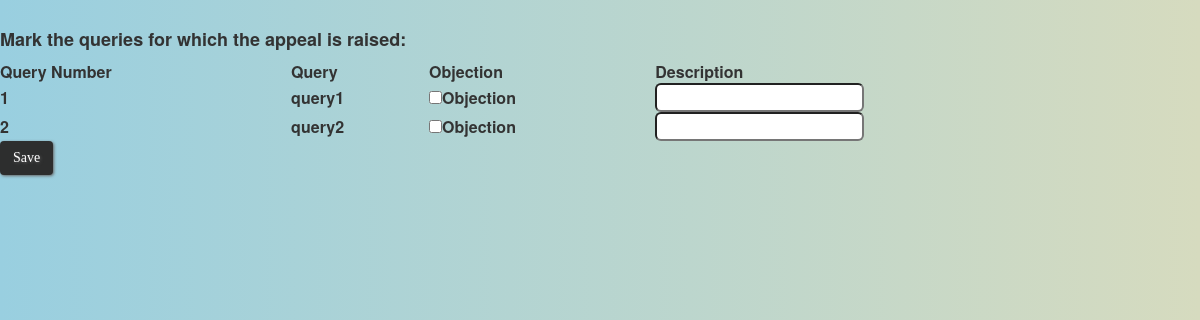
The app's page /appellant_interface/appeal_query.php?id=4 (signed in) with its own data.
### tables this page shows
CREATE TABLE `t2` (
  `id` int(11) NOT NULL,
  `q_no` int(11) NOT NULL,
  `ques` varchar(200) NOT NULL,
  `map` varchar(50) NOT NULL,
  `date_sent` date NOT NULL,
  `flag` int(11) NOT NULL
);

### appellant_interface/appeal_query.php (the view, shortened to what this page needs)
<?php
	if(!isset($_SESSION['login_access'])){
		header("location: ../errors/no_file.php");
	}
	else{
?>
		<html>
			<head>
				<link rel="stylesheet" href="../css/background.css">
				<link rel="stylesheet" href="../bootstrap/css/bootstrap.min.css">
			</head>
			<body>
				<br><h4><strong>Mark the queries for which the appeal is raised:</strong></h4>
				<?php
					$id = $_GET['id'];
					include '../db/config_database.php';
					$sq_q = "SELECT * FROM t2 WHERE id=".$id.";";
					$res_set = mysqli_query ($con, $sq_q);
					$b = mysqli_num_rows ($res_set);
				?>
				<form action="save_appeal_query.php" method=POST>
					<table width=100%>
						<tr>
							<th>Query Number</th>
							<th>Query</th>
							<th>Objection</th>
							<th id='desc'> Description </th>
						</tr>
				<?php
					while ($b != 0) {
						$obj = "obj".$b;
						$desc = "desc".$b;
						$v = mysqli_fetch_array ($res_set);
						echo "<tr>";
						echo "<th>".$v['q_no']."</th>";
						echo "<th>".$v['ques']."</th>";
				?>
						<th><input type='checkbox' id=<?php echo "checkbox".$b; ?> name=<?php echo $obj;?> onclick="checkbox_input ('<?php echo "checkbox".$b; ?>', '<?php echo "description".$b; ?>')"/>Objection</th>
						<th><input type='text' name=<?php echo $desc;?> id=<?php echo "description".$b; ?>></th>
						<?php
							echo "</tr>";
							$b--;
					}
						?>
					</table>
					<button class=btn>Save</button>
				</form>
			</body>
		</html>
<?php
	}
?>

### css/background.css (style rules this page uses)
body { font-family: Lora; background: #99cfe0; background: -moz-linear-gradient(left, #f9cfe0 0%, #d6dbbf 100%); background: -webkit-linear-gradient(left, #99cfe0 0%,#d6dbbf 100%); background: linear-gradient(to right, #99cfe0 0%,#d6dbbf 100%); }
.btn { background: #2d2e2e; background-image: -webkit-linear-gradient(top, #2d2e2e, #6b696b); background-image: -moz-linear-gradient(top, #2d2e2e, #6b696b); background-image: -ms-linear-gradient(top, #2d2e2e, #6b696b); background-image: -o-linear-gradient(top, #2d2e2e, #6b696b); background-image: linear-gradient(to bottom, #2d2e2e, #6b696b); -webkit-border-radius: 8; -moz-border-radius: 8; border-radius: 8px; text-shadow: 1px 1px 3px #616161; -webkit-box-shadow: 1px 1px 3px #666666; -moz-box-shadow: 1px 1px 3px #666666; box-shadow: 1px 1px 3px #666666; font-family: Georgia; color: #ffffff; font-size: 20px; padding: 10px 20px 10px 20px; text-decoration: none; cursor: pointer; }
input { border-radius: 6px; }

### records on screen
t2: q_no "1", ques "query1"
t2: q_no "2", ques "query2"
